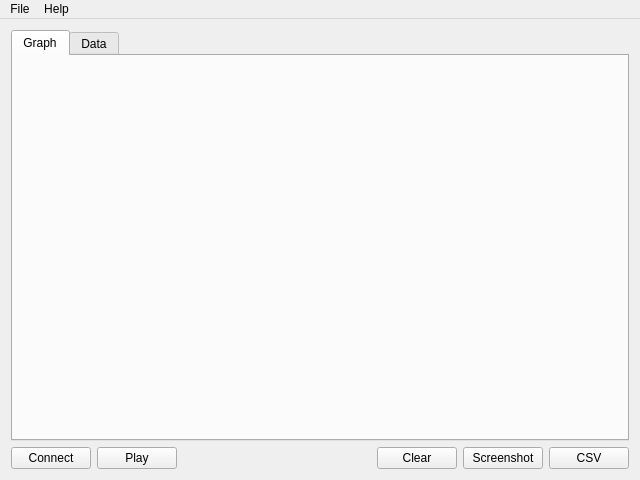
<?xml version="1.0" encoding="UTF-8"?>
<ui version="4.0">
 <class>MainWindow</class>
 <widget class="QMainWindow" name="MainWindow">
  <property name="geometry">
   <rect>
    <x>0</x>
    <y>0</y>
    <width>640</width>
    <height>480</height>
   </rect>
  </property>
  <property name="windowTitle">
   <string>LiveGrapher</string>
  </property>
  <widget class="QWidget" name="centralWidget">
   <layout class="QVBoxLayout" name="verticalLayout">
    <item>
     <widget class="QTabWidget" name="tabWidget">
      <property name="currentIndex">
       <number>0</number>
      </property>
      <widget class="QWidget" name="graphTab">
       <attribute name="title">
        <string>Graph</string>
       </attribute>
       <layout class="QGridLayout" name="gridLayout">
        <item row="0" column="0">
         <widget class="QCustomPlot" name="plot" native="true"/>
        </item>
       </layout>
      </widget>
      <widget class="QWidget" name="dataTab">
       <attribute name="title">
        <string>Data</string>
       </attribute>
      </widget>
     </widget>
    </item>
    <item>
     <layout class="QHBoxLayout" name="horizontalLayout">
      <item>
       <widget class="QPushButton" name="connectButton">
        <property name="text">
         <string>Connect</string>
        </property>
       </widget>
      </item>
      <item>
       <widget class="QPushButton" name="pauseButton">
        <property name="text">
         <string>Play</string>
        </property>
       </widget>
      </item>
      <item>
       <spacer name="horizontalSpacer">
        <property name="orientation">
         <enum>Qt::Horizontal</enum>
        </property>
        <property name="sizeHint" stdset="0">
         <size>
          <width>40</width>
          <height>20</height>
         </size>
        </property>
       </spacer>
      </item>
      <item>
       <widget class="QPushButton" name="clearButton">
        <property name="text">
         <string>Clear</string>
        </property>
       </widget>
      </item>
      <item>
       <widget class="QPushButton" name="screenshotButton">
        <property name="text">
         <string>Screenshot</string>
        </property>
       </widget>
      </item>
      <item>
       <widget class="QPushButton" name="saveButton">
        <property name="text">
         <string>CSV</string>
        </property>
       </widget>
      </item>
     </layout>
    </item>
   </layout>
  </widget>
  <widget class="QMenuBar" name="menuBar">
   <property name="geometry">
    <rect>
     <x>0</x>
     <y>0</y>
     <width>640</width>
     <height>20</height>
    </rect>
   </property>
   <widget class="QMenu" name="menuFile">
    <property name="title">
     <string>File</string>
    </property>
    <addaction name="actionScreenshot_Graph"/>
    <addaction name="actionSave_As_CSV"/>
   </widget>
   <widget class="QMenu" name="menuAbout">
    <property name="title">
     <string>Help</string>
    </property>
    <addaction name="actionAbout"/>
   </widget>
   <addaction name="menuFile"/>
   <addaction name="menuAbout"/>
  </widget>
  <action name="actionSave_As_CSV">
   <property name="text">
    <string>Save As CSV</string>
   </property>
  </action>
  <action name="actionAbout">
   <property name="text">
    <string>About LiveGrapher</string>
   </property>
  </action>
  <action name="actionScreenshot_Graph">
   <property name="text">
    <string>Screenshot Graph</string>
   </property>
  </action>
 </widget>
 <layoutdefault spacing="6" margin="11"/>
 <customwidgets>
  <customwidget>
   <class>QCustomPlot</class>
   <extends>QWidget</extends>
   <header>src/qcustomplot.h</header>
   <container>1</container>
  </customwidget>
 </customwidgets>
 <resources/>
 <connections/>
</ui>
